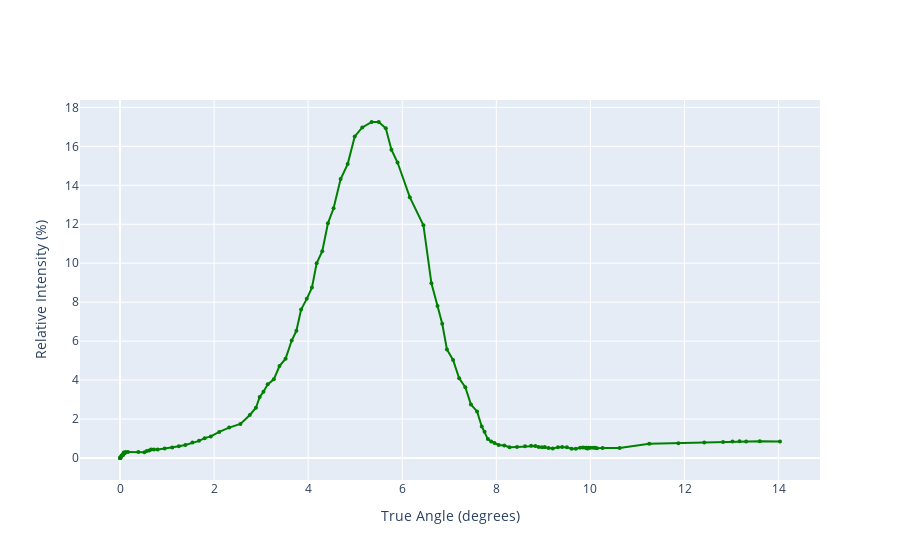

Notebook source saved alongside this figure:
### Markdown cell above
### Graficando Relative Intensity (%) vs True Angle (degrees) del archivo xlsx usando la columna 20

### Code cell
import plotly

import plotly.graph_objects as go
import plotly.offline as pyo
from plotly.offline import init_notebook_mode
 
init_notebook_mode(connected=True)
import numpy as np

n = 0
for col in sheet.iter_cols(values_only=True):
  n += 1
  if n == 20: X = col
j =1
old = 0
X_filtered=[]
Y_filtered=[]
for i in X:
  if j < len(X)-1:
    j+=1
    if (X[j] is not None and Y[j] is not None):
      if (float(X[j]) <20 and float(Y[j]) <30 and float(X[j]) != old ):
        old = float(X[j])
        X_filtered.append(float(X[j]))
        Y_filtered.append(float(Y[j]))
fig = go.Figure(data=go.Scatter(x=X_filtered, y=Y_filtered, mode='lines+markers',marker=dict(color='green',symbol='circle', size=4,)))
fig.update_layout(xaxis_title="True Angle (degrees)",yaxis_title="Relative Intensity (%)")
fig.show()

### Figure 1 — Plotly figure (JSON) as saved in the notebook; plotly's stock layout.template omitted (floating-point values rounded to 4 significant figures)
{"data": [{"marker": {"color": "green", "size": 4, "symbol": "circle"}, "mode": "lines+markers", "type": "scatter", "x": [4.15e-19, 0, 0.01, 0, 0.01, 0.02, 0.03, 0.04, 0.05, 0.06, 0.07, 0.08, 0.09, 0.1, 0.12, 0.17, 0.39, 0.52, 0.57, 0.62, 0.66, 0.72, 0.8, 0.95, 1.11, 1.25, 1.39, 1.54, 1.68, 1.8, 1.93, 2.11, 2.32, 2.56, 2.76, 2.89, 2.97, 3.05, 3.14, 3.27, 3.39, 3.52, 3.65, 3.75, 3.85, 3.97, 4.08, 4.18, 4.3, 4.42, 4.54, 4.69, 4.84, 4.99, 5.15, 5.35, 5.5, 5.65, 5.77, 5.9, 6.16, 6.45, 6.62, 6.75, 6.85, 6.95, 7.08, 7.21, 7.34, 7.46, 7.59, 7.69, 7.75, 7.82, 7.89, 7.96, 8.05, 8.17, 8.28, 8.44, 8.61, 8.74, 8.83, 8.9, 8.97, 9.03, 9.11, 9.2, 9.31, 9.4, 9.5, 9.6, 9.69, 9.78, 9.84, 9.89, 9.92, 9.93, 9.94, 9.96, 10, 10.06, 10.1, 10.14, 10.26, 10.62, 11.25, 11.87, 12.42, 12.82, 13.02, 13.17, 13.31, 13.6, 14.03], "y": [0, 0, 0, 0, 0, 0.07, 0.12, 0.13, 0.16, 0.14, 0.19, 0.28, 0.24, 0.25, 0.31, 0.31, 0.31, 0.3, 0.36, 0.38, 0.44, 0.43, 0.44, 0.49, 0.54, 0.6, 0.67, 0.79, 0.88, 1.02, 1.11, 1.34, 1.56, 1.75, 2.21, 2.58, 3.13, 3.4, 3.78, 4.04, 4.72, 5.1, 6.03, 6.53, 7.62, 8.17, 8.75, 10, 10.62, 12.05, 12.82, 14.32, 15.09, 16.51, 16.97, 17.25, 17.25, 16.93, 15.83, 15.17, 13.39, 11.95, 8.97, 7.8, 6.89, 5.57, 5.03, 4.09, 3.63, 2.75, 2.39, 1.62, 1.35, 0.97, 0.85, 0.77, 0.67, 0.64, 0.55, 0.57, 0.6, 0.63, 0.61, 0.57, 0.55, 0.56, 0.51, 0.49, 0.55, 0.56, 0.55, 0.48, 0.48, 0.53, 0.54, 0.52, 0.52, 0.5, 0.49, 0.53, 0.52, 0.53, 0.52, 0.5, 0.51, 0.51, 0.73, 0.76, 0.8, 0.82, 0.85, 0.86, 0.85, 0.86, 0.85]}], "layout": {"autosize": true, "xaxis": {"autorange": true, "range": [-0.8351, 14.87], "title": {"text": "True Angle (degrees)"}, "type": "linear"}, "yaxis": {"autorange": true, "range": [-1.327, 18.58], "title": {"text": "Relative Intensity (%)"}, "type": "linear"}}}
